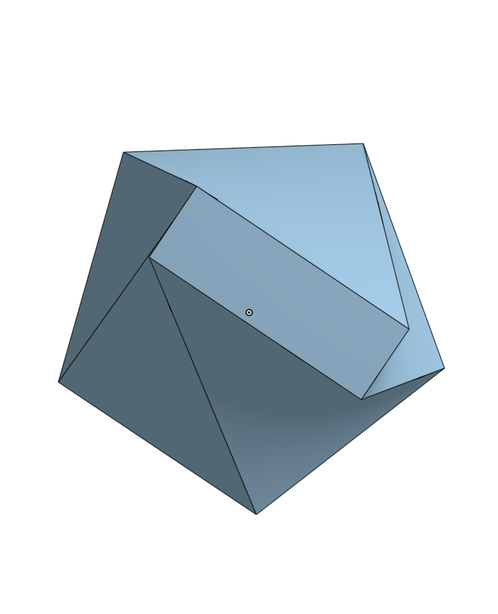
#> input picture archive/test/testfeaturesnew.png, 498 x 614 px, shrunk from 700 x 864 before the run
$ python flan.py   (older library calls are emulated)
#> lines starting #> are read from the running program, lines starting #| are printed output that depends on the picture
import numpy as np
import cv2
import matplotlib.pyplot as plt


img1 = cv2.imread('testfeaturesnew.png',0)          # queryImage
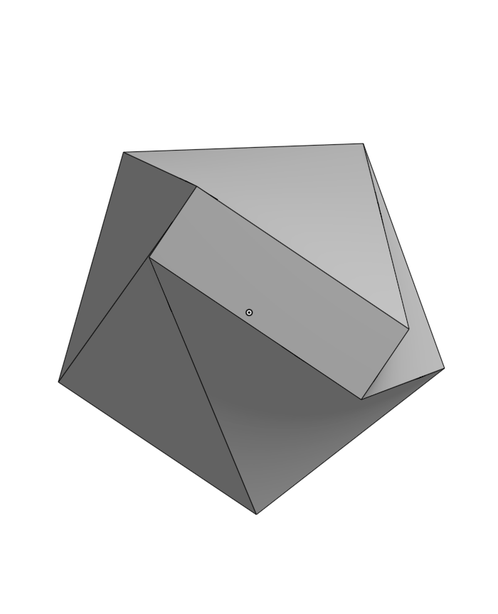
#> img1: shape (614, 498); min 0, max 255, mean 215.2
img2 = cv2.imread('testfeatures.png',0) # trainImage
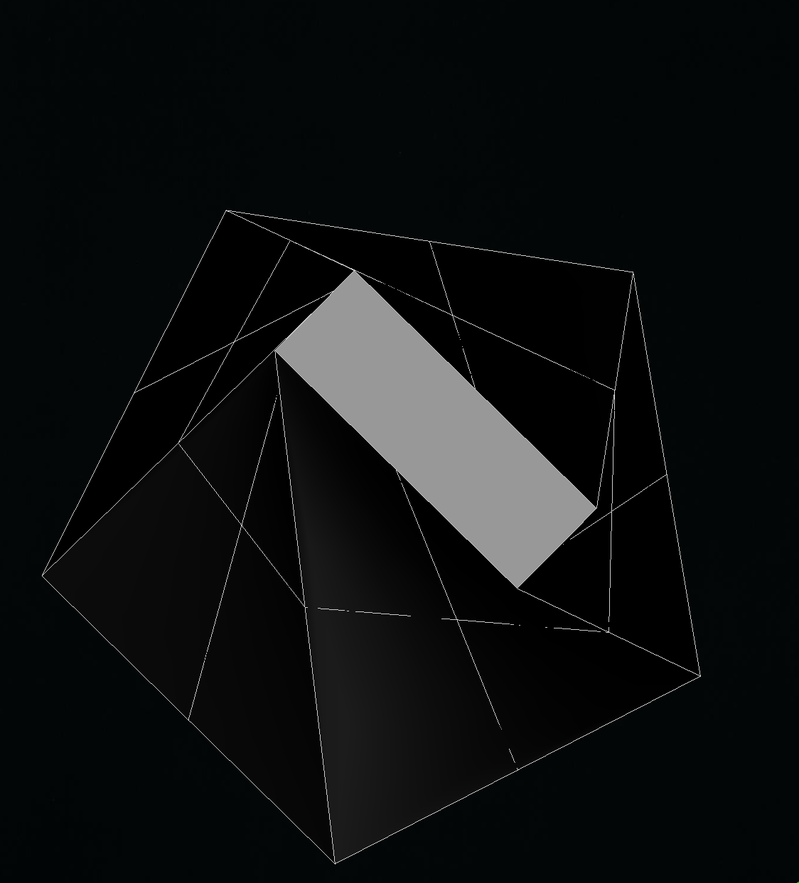
#> input picture archive/test/testfeatures.png, 799 x 883 px, shrunk from 1124 x 1242 before the run
#> img2: shape (883, 799); min 0, max 237, mean 14.2

# Initiate SIFT detector
sift = cv2.SIFT()

# find the keypoints and descriptors with SIFT
kp1, des1 = sift.detectAndCompute(img1,None)
#> kp1 = 14 keypoints; strongest (x, y, size): (214, 347, 185.2), (59, 381, 1.9), (146, 194, 55.7), (126, 156, 7.4)
kp2, des2 = sift.detectAndCompute(img2,None)
#> kp2 = 15 keypoints; strongest (x, y, size): (362, 358, 91.9), (591, 508, 7.1), (590, 508, 8.1), (589, 492, 9.2)

# FLANN parameters
FLANN_INDEX_KDTREE = 0
index_params = dict(algorithm = FLANN_INDEX_KDTREE, trees = 5)
search_params = dict(checks=50)   # or pass empty dictionary

flann = cv2.FlannBasedMatcher(index_params,search_params)

matches = flann.knnMatch(des1,des2,k=2)
#> matches = 14 matches

# Need to draw only good matches, so create a mask
matchesMask = [[0,0] for i in xrange(len(matches))]
#> matchesMask = [[0, 0], [0, 0], [0, 0], [0, 0], [0, 0], [0, 0], [0, 0], [0, 0], [0, 0], [0, 0], [0, 0], [0, 0], [0, 0], [0, 0]]

# ratio test as per Lowe's paper
for i,(m,n) in enumerate(matches):
    if m.distance < 0.7*n.distance:
        matchesMask[i]=[1,0]
#> this loop made 14 passes

draw_params = dict(matchColor = (0,255,0),
                   singlePointColor = (255,0,0),
                   matchesMask = matchesMask,
                   flags = 0)
#> draw_params = {'matchColor': (0, 255, 0), 'singlePointColor': (255, 0, 0), 'matchesMask': [[0, 0], [0, 0], [0, 0], [0, 0], [0, 0], [0, 0], [0, 0], [0, 0], [0, 0], [0, 0], [0, 0], [0, 0], [0, 0], [0, 0]], 'flags': 0}

img3 = cv2.drawMatchesKnn(img1,kp1,img2,kp2,matches,None,**draw_params)
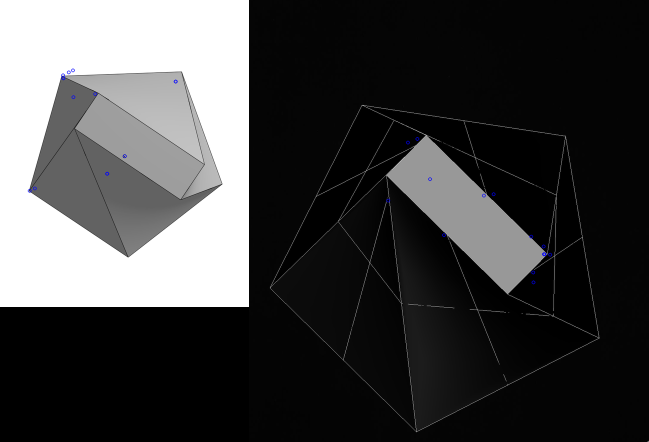
#> img3: shape (883, 1297, 3) (shown at 1/2 size); mean of channels 0, 1, 2 66.3, 66.1, 66.1; drawn as B, G, R

#plt.imshow(img3,),plt.show()
cv2.imwrite('flan_keypoints.jpg', img3)
